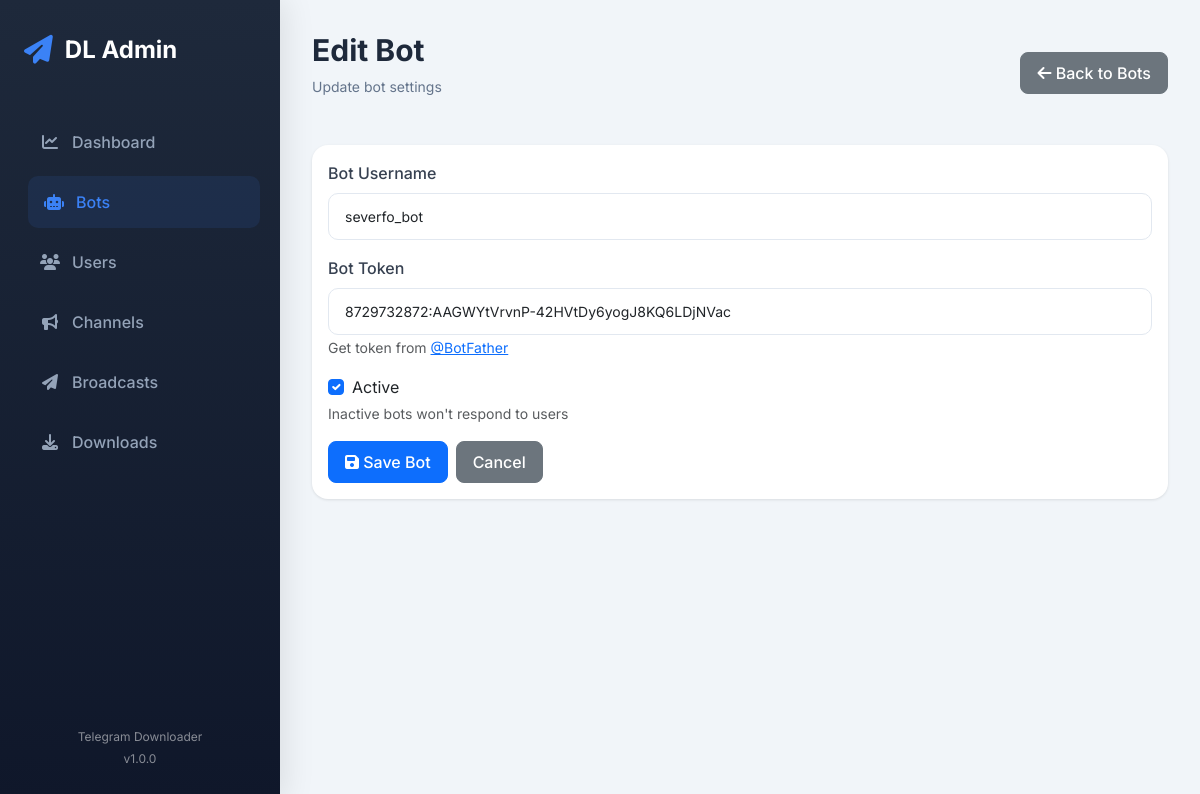
Page /bots/1/edit/ (signed in) on the committed database.
### bots/models.py (models this page shows, shortened)
class TelegramBot(models.Model):
    bot_owner = models.ForeignKey(
        User,
        on_delete=models.CASCADE,
        related_name='telegram_bots',
        null=True,
        blank=True
    )
    token = models.CharField(max_length=255, unique=True)
    username = models.CharField(max_length=100)
    is_active = models.BooleanField(default=True)
    created_at = models.DateTimeField(auto_now_add=True)
    updated_at = models.DateTimeField(auto_now=True)
    class Meta:
        verbose_name = 'Telegram Bot'
        verbose_name_plural = 'Telegram Bots'

### bots/views.py (the view, shortened to what this page needs)
# urls.py: path('<int:pk>/edit/', views.BotUpdateView.as_view(), name='edit'),
class BotUpdateView(LoginRequiredMixin, UpdateView):
    model = TelegramBot
    template_name = 'bots/form.html'
    fields = ['username', 'token', 'is_active']
    success_url = reverse_lazy('bots:list')

### templates/bots/form.html (shortened to what this page needs)
{% extends "base.html" %}
{% load widget_tweaks %}
{% block page_title %}{% if object %}Edit{% else %}Add{% endif %} Bot{% endblock %}
{% block page_subtitle %}{% if object %}Update bot settings{% else %}Add a new Telegram bot{% endif %}{% endblock %}
{% block header_actions %}
    <a href="{% url 'bots:list' %}" class="btn btn-secondary">
        <i class="fas fa-arrow-left"></i> Back to Bots
    </a>
{% endblock %}
{% block content %}
    <div class="card">
        <div class="card-body">
            <form method="post" novalidate>
                <div class="mb-3">
                    <label class="form-label">Bot Username</label>
                    <input type="text" name="username" class="form-control"
                           value="{{ form.username.value|default:'' }}" required
                           placeholder="without .bot suffix">
                </div>
                <div class="mb-3">
                    <label class="form-label">Bot Token</label>
                    <input type="text" name="token" class="form-control"
                           value="{{ form.token.value|default:'' }}" required
                           placeholder="123456:ABC-DEF1234ghIkl-zyx57W2v1u123ew11">
                    <small class="text-muted">
                        Get token from <a href="https://t.me/BotFather" target="_blank">@BotFather</a>
                    </small>
                </div>
                <div class="mb-3">
                    <div class="form-check">
                        <input type="checkbox" name="is_active" class="form-check-input"
                               id="id_is_active" value="True"
                               {% if form.is_active.value %}checked{% endif %}>
                        <label class="form-check-label" for="id_is_active">
                            Active
                        </label>
                    </div>
                    <small class="text-muted">Inactive bots won't respond to users</small>
                </div>
                <div class="d-flex gap-2">
                    <button type="submit" class="btn btn-primary">
                        <i class="fas fa-save"></i> Save Bot
                    </button>
                    <a href="{% url 'bots:list' %}" class="btn btn-secondary">Cancel</a>
                </div>
            </form>
        </div>
    </div>
{% endblock %}

### templates/base.html (style rules this page uses)
:root { --sidebar-width: 280px; --primary-color: #4f46e5; --secondary-color: #64748b; --success-color: #10b981; --danger-color: #ef4444; --warning-color: #f59e0b; }
body { font-family: 'Inter', sans-serif; background-color: #f1f5f9; }
.card { border: none; border-radius: 16px; box-shadow: 0 1px 3px rgba(0,0,0,0.1); background: white; }
.btn { border-radius: 8px; font-weight: 500; padding: 0.5rem 1rem; }
.form-control, .form-select { border: 1px solid #e2e8f0; border-radius: 10px; padding: 0.75rem 1rem; font-size: 0.875rem; }
.form-label { font-weight: 500; color: #374151; margin-bottom: 0.5rem; }

### rows in the picture
TelegramBot: username "severfo_bot", token "8729732872:AAGWYtVrvnP-42HVtDy6yogJ8KQ6LDjNVac"
